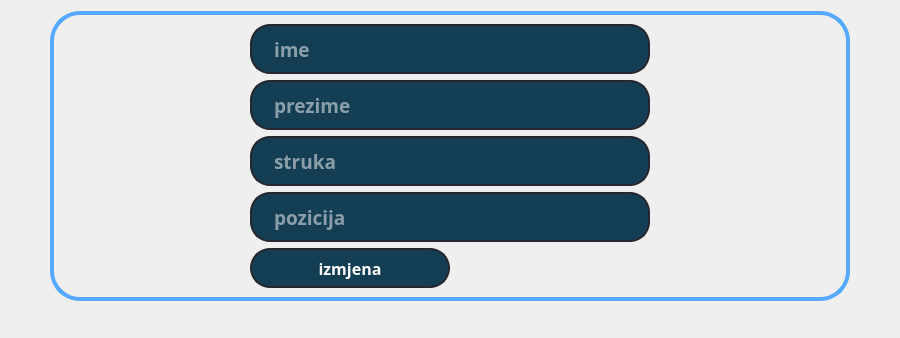
           <widget class="QWidget" name="lista_3">
            <layout class="QVBoxLayout" name="verticalLayout_4">
             <property name="leftMargin">
              <number>50</number>
             </property>
             <property name="rightMargin">
              <number>50</number>
             </property>
             <item>
              <widget class="QFrame" name="frame_5">
               <property name="styleSheet">
                <string notr="true">QFrame{
border:4px solid rgb(85, 170, 255);
border-radius:30px;
}</string>
               </property>
               <property name="frameShape">
                <enum>QFrame::NoFrame</enum>
               </property>
               <property name="frameShadow">
                <enum>QFrame::Raised</enum>
               </property>
               <layout class="QGridLayout" name="gridLayout_2">
                <item row="1" column="0">
                 <widget class="QLineEdit" name="R_prezime_I">
                  <property name="minimumSize">
                   <size>
                    <width>300</width>
                    <height>50</height>
                   </size>
                  </property>
                  <property name="maximumSize">
                   <size>
                    <width>400</width>
                    <height>50</height>
                   </size>
                  </property>
                  <property name="font">
                   <font>
                    <family>Source Code Pro Light</family>
                    <pointsize>14</pointsize>
                    <weight>75</weight>
                    <bold>true</bold>
                   </font>
                  </property>
                  <property name="styleSheet">
                   <string notr="true">QLineEdit{
border: 2px solid rgb(37, 39,48);
border-radius:20px;
color:#FFF;
padding-left:20px;
padding-right:20px;
background-color: rgb(20, 62, 83);
}
QLineEdit:hover{
border: 2px solid rgb(30, 94, 126);
}
QLineEdit:focus{
border: 2px solid rgb(85, 170, 255);
background-color: rgb(24, 77, 104);
}</string>
                  </property>
                  <property name="text">
                   <string/>
                  </property>
                  <property name="placeholderText">
                   <string>prezime</string>
                  </property>
                 </widget>
                </item>
                <item row="2" column="0">
                 <widget class="QLineEdit" name="R_struka_I">
                  <property name="minimumSize">
                   <size>
                    <width>300</width>
                    <height>50</height>
                   </size>
                  </property>
                  <property name="maximumSize">
                   <size>
                    <width>400</width>
                    <height>50</height>
                   </size>
                  </property>
                  <property name="font">
                   <font>
                    <family>Source Code Pro Light</family>
                    <pointsize>14</pointsize>
                    <weight>75</weight>
                    <bold>true</bold>
                   </font>
                  </property>
                  <property name="styleSheet">
                   <string notr="true">QLineEdit{
border: 2px solid rgb(37, 39,48);
border-radius:20px;
color:#FFF;
padding-left:20px;
padding-right:20px;
background-color: rgb(20, 62, 83);
}
QLineEdit:hover{
border: 2px solid rgb(30, 94, 126);
}
QLineEdit:focus{
border: 2px solid rgb(85, 170, 255);
background-color: rgb(24, 77, 104);
}</string>
                  </property>
                  <property name="text">
                   <string/>
                  </property>
                  <property name="placeholderText">
                   <string>struka</string>
                  </property>
                 </widget>
                </item>
                <item row="4" column="0">
                 <widget class="QPushButton" name="izmjena">
                  <property name="minimumSize">
                   <size>
                    <width>200</width>
                    <height>40</height>
                   </size>
                  </property>
                  <property name="maximumSize">
                   <size>
                    <width>200</width>
                    <height>40</height>
                   </size>
                  </property>
                  <property name="font">
                   <font>
                    <family>Source Code Pro Semibold</family>
                    <pointsize>12</pointsize>
                    <weight>75</weight>
                    <bold>true</bold>
                   </font>
                  </property>
                  <property name="cursor">
                   <cursorShape>PointingHandCursor</cursorShape>
                  </property>
                  <property name="styleSheet">
                   <string notr="true">QPushButton{
border: 2px solid rgb(37, 39,48);
border-radius:20px;
color:#FFF;
padding-left:20px;
padding-right:20px;
background-color: rgb(20, 62, 83);
}
QPushButton:hover{
border: 2px solid rgb(30, 94, 126);
}
QPushButton:focus{
border: 2px solid rgb(85, 170, 255);
background-color: rgb(24, 77, 104);
}</string>
                  </property>
                  <property name="text">
                   <string>izmjena</string>
                  </property>
                 </widget>
                </item>
                <item row="0" column="0">
                 <widget class="QLineEdit" name="R_ime_I">
                  <property name="minimumSize">
                   <size>
                    <width>300</width>
                    <height>50</height>
                   </size>
                  </property>
                  <property name="maximumSize">
                   <size>
                    <width>400</width>
                    <height>50</height>
                   </size>
                  </property>
                  <property name="font">
                   <font>
                    <family>Source Code Pro Light</family>
                    <pointsize>14</pointsize>
                    <weight>75</weight>
                    <bold>true</bold>
                   </font>
                  </property>
                  <property name="styleSheet">
                   <string notr="true">QLineEdit{
border: 2px solid rgb(37, 39,48);
border-radius:20px;
color:#FFF;
padding-left:20px;
padding-right:20px;
background-color: rgb(20, 62, 83);
}
QLineEdit:hover{
border: 2px solid rgb(30, 94, 126);
}
QLineEdit:focus{
border: 2px solid rgb(85, 170, 255);
background-color: rgb(24, 77, 104);
}</string>
                  </property>
                  <property name="text">
                   <string/>
                  </property>
                  <property name="placeholderText">
                   <string>ime</string>
                  </property>
                  <property name="clearButtonEnabled">
                   <bool>false</bool>
                  </property>
                 </widget>
                </item>
                <item row="3" column="0">
                 <widget class="QLineEdit" name="R_pozicija_I">
                  <property name="minimumSize">
                   <size>
                    <width>300</width>
                    <height>50</height>
                   </size>
                  </property>
                  <property name="maximumSize">
                   <size>
                    <width>400</width>
                    <height>50</height>
                   </size>
                  </property>
                  <property name="font">
                   <font>
                    <family>Source Code Pro Light</family>
                    <pointsize>14</pointsize>
                    <weight>75</weight>
                    <bold>true</bold>
                   </font>
                  </property>
                  <property name="styleSheet">
                   <string notr="true">QLineEdit{
border: 2px solid rgb(37, 39,48);
border-radius:20px;
color:#FFF;
padding-left:20px;
padding-right:20px;
background-color: rgb(20, 62, 83);
}
QLineEdit:hover{
border: 2px solid rgb(30, 94, 126);
}
QLineEdit:focus{
border: 2px solid rgb(85, 170, 255);
background-color: rgb(24, 77, 104);
}</string>
                  </property>
                  <property name="text">
                   <string/>
                  </property>
                  <property name="placeholderText">
                   <string>pozicija</string>
                  </property>
                 </widget>
                </item>
               </layout>
              </widget>
             </item>
             <item>
              <widget class="QLabel" name="error_label_2">
               <property name="minimumSize">
                <size>
                 <width>800</width>
                 <height>20</height>
                </size>
               </property>
               <property name="maximumSize">
                <size>
                 <width>16777215</width>
                 <height>20</height>
                </size>
               </property>
               <property name="font">
                <font>
                 <family>Source Code Pro Black</family>
                 <pointsize>11</pointsize>
                 <weight>75</weight>
                 <bold>true</bold>
                </font>
               </property>
               <property name="styleSheet">
                <string notr="true">QLabel{color : red;
border:0;
}</string>
               </property>
               <property name="text">
                <string/>
               </property>
               <property name="alignment">
                <set>Qt::AlignCenter</set>
               </property>
              </widget>
             </item>
            </layout>
           </widget>
